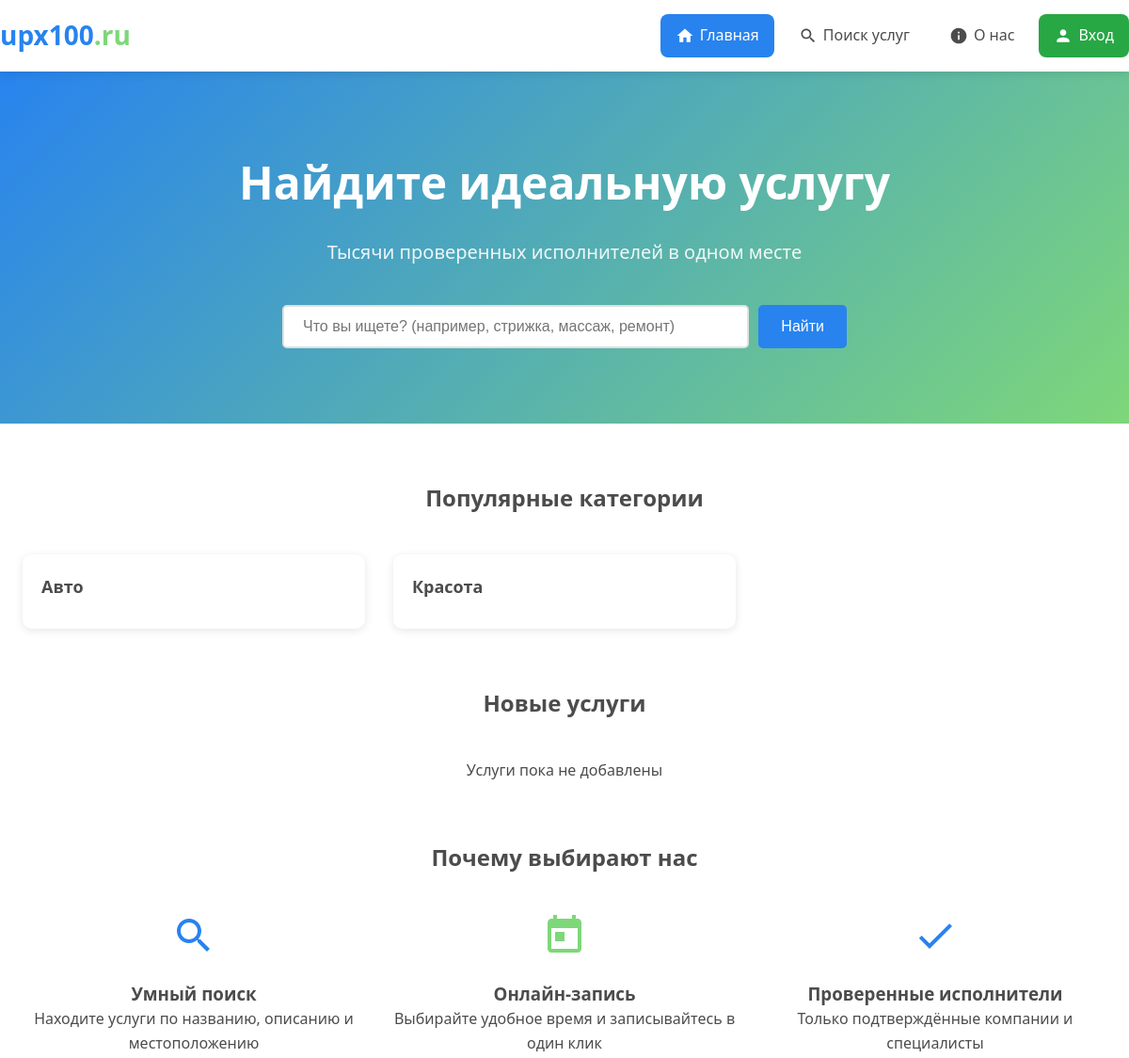
Before: / (upper part) with the older database file.
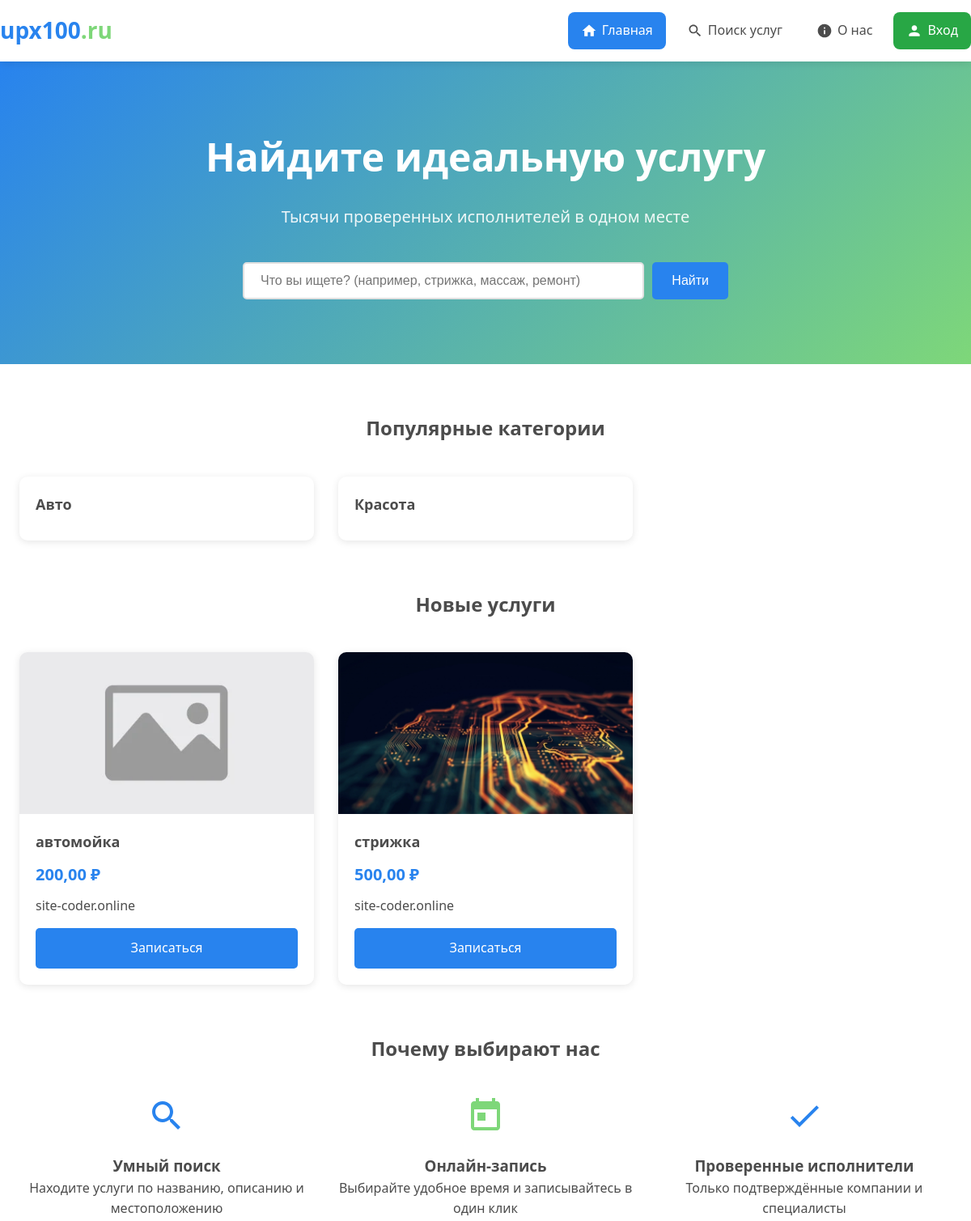
After: the same page with the newer database file.
### companies/models.py (models this page shows, shortened)
class Category(models.Model):
    name = models.CharField(
        max_length=100,
        unique=True,
        verbose_name='Название категории'
    )
    slug = models.SlugField(
        max_length=100,
        unique=True,
        verbose_name='Слаг'
    )
    icon = models.ImageField(
        upload_to='categories/icons/',
        blank=True,
        null=True,
        verbose_name='Иконка'
    )
    created_at = models.DateTimeField(
        auto_now_add=True,
        verbose_name='Дата создания'
    )
    class Meta:
        verbose_name = 'Категория'
        verbose_name_plural = 'Категории'
        ordering = ['name']

### business/models.py (models this page shows, shortened)
class Service(models.Model):
    company = models.ForeignKey(Company, on_delete=models.CASCADE, related_name='services', verbose_name="Компания")
    category = models.ForeignKey('companies.Category', on_delete=models.SET_NULL, null=True, blank=True, related_name='business_services', verbose_name="Категория")
    subcategory = models.ForeignKey('companies.Subcategory', on_delete=models.SET_NULL, null=True, blank=True, related_name='business_services', verbose_name="Подкатегория")
    employees = models.ManyToManyField(Employee, related_name='services', verbose_name="Сотрудники")
    name = models.CharField(max_length=200, verbose_name="Название услуги")
    description = models.TextField(blank=True, verbose_name="Описание")
    price = models.DecimalField(max_digits=10, decimal_places=2, verbose_name="Цена (руб)")
    duration = models.PositiveIntegerField(help_text="Длительность в минутах", verbose_name="Длительность (мин)", null=True, blank=True)
    photo = models.ImageField(upload_to='service_photos/', blank=True, null=True, verbose_name="Фото услуги")
    created_at = models.DateTimeField(auto_now_add=True)
    updated_at = models.DateTimeField(auto_now=True)
    payment_amount = models.DecimalField(max_digits=10, decimal_places=2, default=0, verbose_name="Сумма оплаты (руб/мес)")
    payment_due_date = models.DateTimeField(null=True, blank=True, verbose_name="Дата окончания оплаты")
    last_payment_date = models.DateTimeField(null=True, blank=True, verbose_name="Дата последней оплаты")
    class Meta:
        verbose_name = "Услуга"
        verbose_name_plural = "Услуги"

class Company(models.Model):
    owner = models.OneToOneField(settings.AUTH_USER_MODEL, on_delete=models.CASCADE, related_name='company')
    name = models.CharField(max_length=200, verbose_name="Название компании")
    description = models.TextField(blank=True, verbose_name="Описание")
    logo = models.ImageField(upload_to='company_logos/', blank=True, null=True, verbose_name="Логотип")
    photo = models.ImageField(upload_to='company_photos/', blank=True, null=True, verbose_name="Фото компании")
    address = models.CharField(max_length=300, verbose_name="Адрес")
    latitude = models.DecimalField(max_digits=9, decimal_places=6, blank=True, null=True, verbose_name="Широта")
    longitude = models.DecimalField(max_digits=9, decimal_places=6, blank=True, null=True, verbose_name="Долгота")
    phone = models.CharField(max_length=20, blank=True, verbose_name="Телефон")
    email = models.EmailField(blank=True, verbose_name="Email")
    is_verified = models.BooleanField(default=False, verbose_name="Проверена модератором")
    created_at = models.DateTimeField(auto_now_add=True)
    updated_at = models.DateTimeField(auto_now=True)
    class Meta:
        verbose_name = "Компания"
        verbose_name_plural = "Компании"

### dashboard/views.py (the view)
# urls.py: path('', home_view, name='home'),
def home_view(request):
    categories = Category.objects.all()[:6]
    services = Service.objects.select_related('company').filter(
        payment_due_date__gt=timezone.now(),  # Оплата активна
        payment_due_date__isnull=False,  # Есть дата оплаты
        company__is_verified=True
    ).order_by('-created_at')[:6]
    context = {
        'categories': categories,
        'services': services,
    }
    return render(request, 'home.html', context)

### templates/home.html (shortened to what this page needs)
{% extends 'base.html' %}
{% load static %}
{% block content %}
<section class="hero">
    <div class="container">
        <h1 class="hero__title">Найдите идеальную услугу</h1>
        <p class="hero__subtitle">Тысячи проверенных исполнителей в одном месте</p>
        <form action="{% url 'search:search' %}" method="get" class="search-form">
            <input type="text" name="q" class="search-form__input" placeholder="Что вы ищете? (например, стрижка, массаж, ремонт)">
            <button type="submit" class="btn btn--green">Найти</button>
        </form>
    </div>
</section>
<section class="container" style="margin-top: 60px;">
    <h2 style="text-align: center; margin-bottom: 30px;">Популярные категории</h2>
    <div class="cards-grid">
        {% for category in categories %}
        <a href="{% url 'search:search' %}?category={{ category.slug }}" class="card">
            <div class="card__content">
                <h3 class="card__title">{{ category.name }}</h3>
            </div>
        </a>
        {% empty %}
        <p style="text-align: center; grid-column: 1/-1;">Категории пока не добавлены</p>
        {% endfor %}
    </div>
</section>
<section class="container" style="margin-top: 60px;">
    <h2 style="text-align: center; margin-bottom: 30px;">Новые услуги</h2>
    <div class="cards-grid">
        {% for service in services %}
        <div class="card">
            {% if service.photo %}
                <img src="{{ service.photo.url }}" alt="{{ service.name }}" class="card__image">
            {% else %}
                <img src="{% static 'img/no_img.webp' %}" alt="{{ service.name }}" class="card__image">
            {% endif %}
            <div class="card__content">
                <h3 class="card__title">{{ service.name }}</h3>
                <p class="card__price">{{ service.price }} ₽</p>
                <p>{{ service.company.name }}</p>
                <a href="{% url 'client:service_detail' service_id=service.pk %}" class="btn btn--blue" style="margin-top: 15px; width: 100%;">Записаться</a>
            </div>
        </div>
        {% empty %}
        <p style="text-align: center; grid-column: 1/-1;">Услуги пока не добавлены</p>
        {% endfor %}
    </div>
</section>
<section class="container" style="margin-top: 60px; margin-bottom: 60px;">
    <h2 style="text-align: center; margin-bottom: 40px;">Почему выбирают нас</h2>
    <div style="display: grid; grid-template-columns: repeat(auto-fit, minmax(250px, 1fr)); gap: 30px;">
        <div style="text-align: center;">
            <h3>Умный поиск</h3>
            <p>Находите услуги по названию, описанию и местоположению</p>
        </div>
        <div style="text-align: center;">
            <svg viewBox="0 0 24 24" style="width:48px;height:48px;color: var(--green);margin-bottom: 15px;fill:currentColor;"><path d="M19 3h-1V1h-2v2H8V1H6v2H5c-1.11 0-1.99.9-1.99 2L3 19c0 1.1.89 2 2 2h14c1.1 0 2-.9 2-2V5c0-1.1-.9-2-2-2zm0 16H5V8h14v11zM7 10h5v5H7z"/></svg>
            <h3>Онлайн-запись</h3>
            <p>Выбирайте удобное время и записывайтесь в один клик</p>
        </div>
        <div style="text-align: center;">
            <svg viewBox="0 0 24 24" style="width:48px;height:48px;color: var(--blue);margin-bottom: 15px;fill:currentColor;"><path d="M9 16.17L4.83 12l-1.42 1.41L9 19 21 7l-1.41-1.41z"/></svg>
            <h3>Проверенные исполнители</h3>
            <p>Только подтверждённые компании и специалисты</p>
        </div>
    </div>
</section>
{% endblock %}

Changed rows visible on the page:
added Service: name "автомойка", price "200,00", company.name "site-coder.online"
now on this page (row edited): Service: photo (picture), name "стрижка", price "500,00", company.name "site-coder.online"
Other visible differences:
text no longer shown: "Услуги пока не добавлены"
